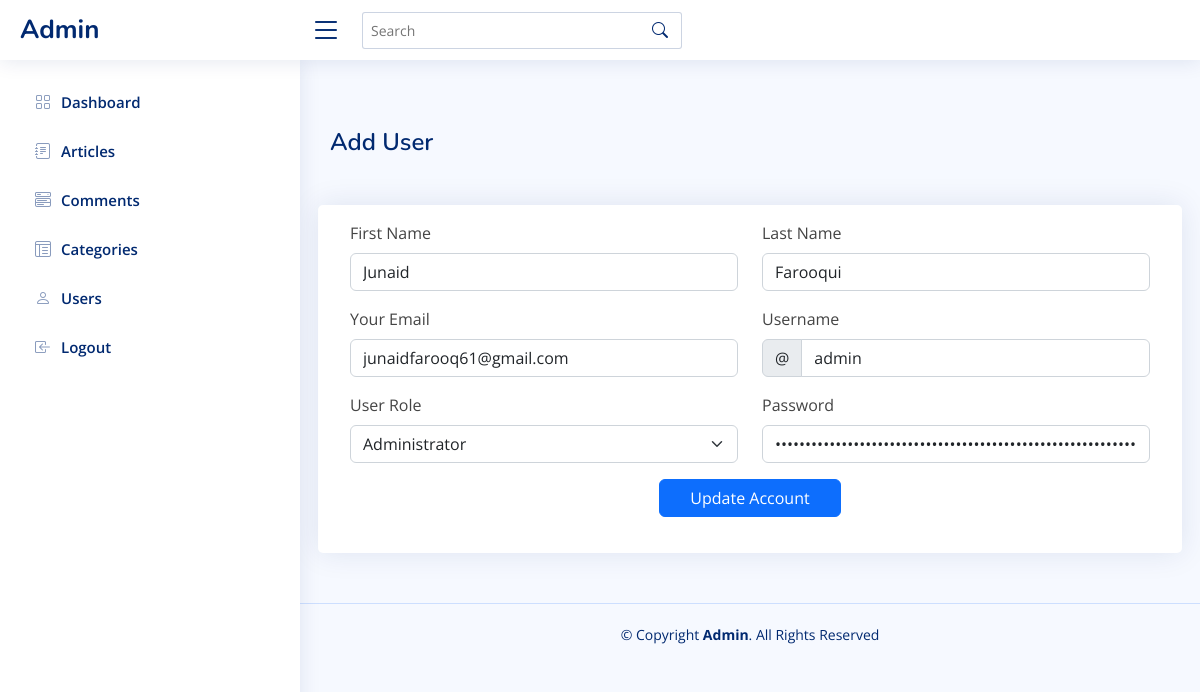
The app's page /admin/addUser.php?id=1 (signed in) with its own data.
### tables this page shows
CREATE TABLE `users` (
  `id` int(11) NOT NULL,
  `username` varchar(50) NOT NULL,
  `first_name` varchar(50) NOT NULL,
  `last_name` varchar(50) NOT NULL,
  `email` varchar(100) NOT NULL,
  `password` varchar(255) NOT NULL,
  `role` varchar(50) NOT NULL,
  `role_id` int(11) NOT NULL,
  `date_created` date NOT NULL
);

### admin/includes/classes/dataAccessObject.php (called while the page is built, shortened)
<?php
class DataAccessObject {
    private $conn;
    public function __construct() {
        $this->conn = new mysqli('localhost', 'newsbloguser', 'newsbloguser', 'newsblog');
    }
    public function getRecordById($table, $id) {
        $sql = "SELECT * FROM $table WHERE id=$id";
        $result = $this->conn->query($sql);
        if ($result->num_rows > 0) {
            return $result->fetch_assoc();
        } else {
            return null;
        }
    }
}

### admin/addUser.php (the view, shortened to what this page needs)
<?php
$dataObject = new DataAccessObject();
$userId = !empty($_GET['id']) ? $_GET['id'] : '';
$userData = array();
if (!empty($userId)) {
    $userData = $dataObject->getRecordById('users', $userId);
}
$userRoleId = !empty($userData['role_id']) ? intval($userData['role_id']) : 0;
?>
<!DOCTYPE html>
<html lang="en">
<head>
    <?php require_once ('./includes/head.php'); ?>
</head>
<body>
<?php require_once ('./includes/header.php'); ?>
<?php require_once ('./includes/sidebar.php'); ?>
<main id="main" class="main">
    <div class="pagetitle my-5">
        <h1 class="d-inline-block">Add User</h1>
    </div>
    <section class="section">
        <form method="post" action="../includes/submit-register.php" enctype="multipart/form-data" autocomplete="off">
            <div class="row">
                <div class="card">
                    <div class="card-body pt-3">
                        <div class="row justify-content-center">
                            <div class="col-12 col-lg-6 mb-3">
                                <label for="yourName" class="form-label">First Name</label>
                                <input type="text" value="<?php echo !empty($userData['first_name'])? $userData['first_name'] : '' ?>" name="first_name" class="form-control" id="yourName" autocomplete="off" required>
                            </div>
                            <div class="col-12 col-lg-6 mb-3">
                                <label for="yourName" class="form-label">Last Name</label>
                                <input type="text" value="<?php echo !empty($userData['first_name'])? $userData['last_name'] : '' ?>" name="last_name" class="form-control" id="yourName" autocomplete="off" required>
                            </div>
                            <div class="col-12 col-lg-6 mb-3">
                                <label for="yourEmail" class="form-label">Your Email</label>
                                <input type="email" value="<?php echo !empty($userData['first_name'])? $userData['email'] : '' ?>" name="email" class="form-control" id="yourEmail" autocomplete="off" required>
                            </div>
                            <div class="col-12 col-lg-6 mb-3">
                                <label for="yourUsername" class="form-label">Username</label>
                                <div class="input-group has-validation">
                                    <span class="input-group-text" id="inputGroupPrepend">@</span>
                                    <input type="text" value="<?php echo !empty($userData['first_name'])? $userData['username'] : '' ?>" name="username" class="form-control" id="yourUsername" autocomplete="off" required>
                                </div>
                            </div>
                            <div class="col-12 col-lg-6 mb-3">
                                <label for="userRole" class="form-label">User Role</label>
                                <select class="form-select" name="user_role" aria-label="Default select" required>
                                    <option <?php echo ($userRoleId === 1) ? 'selected' : '' ?> value="1">Administrator</option>
                                </select>
                            </div>
                            <div class="col-12 col-lg-6 mb-3">
                                <label for="yourPassword" class="form-label">Password</label>
                                <input type="password" value="<?php echo !empty($userData['password'])? $userData['password'] : '' ?>" name="password" class="form-control" id="yourPassword" autocomplete="off" required>
                            </div>
                            <div class="col-12 col-lg-3 mb-3">
                                <button class="btn btn-primary w-100" type="submit"><?php echo !empty($userId) ? 'Update Account' : 'Create Account' ?></button>
                            </div>
                        </div>
                    </div>
                </div>
            </div>
        </form>
    </section>
</main>
<?php require_once ('./includes/footer.php'); ?>
</body>
</html>

### admin/assets/css/style.css (style rules this page uses)
:root { scroll-behavior: smooth; }
body { font-family: "Open Sans", sans-serif; background: #f6f9ff; color: #444444; }
h1, h2, h3, h4, h5, h6 { font-family: "Nunito", sans-serif; }
#main { margin-top: 60px; padding: 20px 30px; transition: all 0.3s; }
.pagetitle { margin-bottom: 10px; }
.pagetitle h1 { font-size: 24px; margin-bottom: 0; font-weight: 600; color: #012970; }
.card { margin-bottom: 30px; border: none; border-radius: 5px; box-shadow: 0px 0 30px rgba(1, 41, 112, 0.1); }
.card-body { padding: 0 20px 20px 20px; }
@media (min-width: 1200px) { #main, #footer { margin-left: 300px; } }

### records on screen
users: first_name "Junaid", last_name "Farooqui", email "junaidfarooq61@gmail.com", username "admin", user_role "Administrator"
